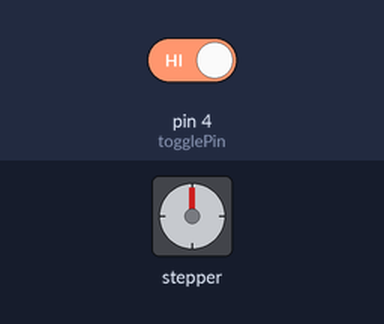
Bench run of a sketch on a simulated Arduino Uno, built with avr-gcc and run on an emulated ATmega328P. Shown: stepper motor. Wiring (inferred from the names in the program): stepper motor driver (200 steps per turn assumed): step pin 3; direction pin 2. The test bench sets the inputs (shaded band); at power-on: pin 4 (togglePin) HIGH.

Above: at 1.2 s.
1.3 s: pin 4 (togglePin) driven LOW
At 22.3 s:
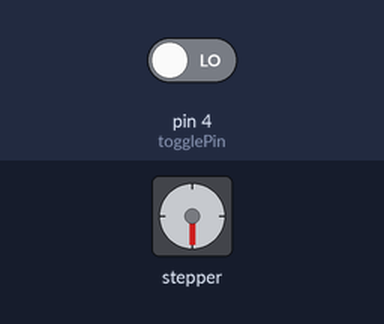
At 22.89 s:
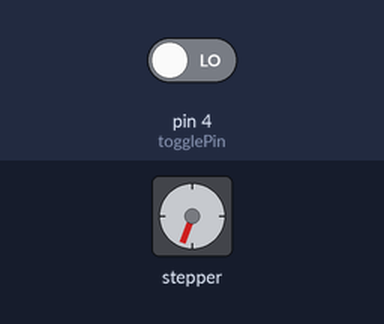
Timing chart, 0 to 23.9 s (numbered marks = the images above; inputs shaded):
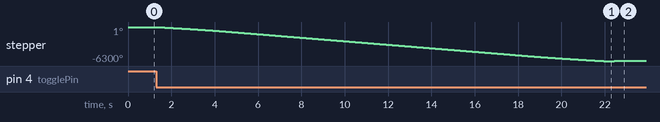

Measured:
- after the input at 1.3 s, stepper: turns 6300° counter-clockwise in 20.6 s, then 89° clockwise in 1.4 s

The sketch:

linear_actuator_calibrate.ino
```cpp
// Define pin connections & motor's steps per revolution
const int dirPin = 2;
const int stepPin = 3;
//const int stepsPerRevolution = 5000;
const int togglePin = 4;

//const int dirPin = 27;
//const int stepPin = 33;
//const int togglePin = 15;
int state = 0;

void setup()
{
  // Declare pins as Outputs
  pinMode(stepPin, OUTPUT);
  pinMode(dirPin, OUTPUT);
  pinMode(togglePin, INPUT);
  Serial.begin(250000);
}

void loop()
{
  // Call moveRev()
  if (digitalRead(togglePin) == 0)
  {
    if (state == 0)
    {
      // Program in the refill volume
      int steps = 3500;
      accelUp(1, 8000, 5500, 500);
      moveRev(1, 5500, steps - 1000);
      accelDown(1, 5500, 8000, 500);
      delay(500);
    }
    if (state == 1)
    {
      // Program in the calibration run:
      moveRev(0, 30000, 550); // Calibrate rate of 4000
      // moveRev(0, 7500, 550); // 3500
      moveRev(0, 28000, 550); // 3100
      // moveRev(0, 6800, 550); // 2800

      moveRev(0, 26000, 550); // 2500
      accelUp(0, 26000, 10000, 50); // These acceleration steps kick in to try to smooth out any binding
      // moveRev(0, 6200, 550); // 2200
      // accelUp(0, 6200, 6000, 106);

      moveRev(0, 10000, 250); // 2000
      accelUp(0, 10000, 4800, 350);
      // moveRev(0, 5800, 550); // 1800
      // accelUp(0, 5800, 5600, 106);


      moveRev(0, 4800, 550); // 1600
      accelUp(0, 4800, 4600, 75);
      // moveRev(0, 5400, 550); // 1400
      // accelUp(0, 5400, 5200, 106);

      moveRev(0, 4600, 550); // 1200
      // accelUp(0, 5200, 5000, 104);
      // moveRev(0, 5000, 550); // 1000


      delay(500);
    }

    // A purge for air to leave the chamber before the trial begins
    /*
    if (state == 2)
    {
      // Place a purge that is of volume of the tube
    }
    */

    switch(state)
    {
      case 0:
        state = 1;
        // state = 2;
        break;
      case 1:
        state = 0;
        break;
      case 2:
        state = 1;
        break;
    }
  }
}

int moveRev(int dir, int per, int num_step)
{
  // dir: the direction to spin: 0 for CW, 1 for CCW
  // per: period of square wave output in microseconds
  // num_step: number of steps to go

  if (dir == 0)
  {
    digitalWrite(dirPin, HIGH);
    for (int i = 0; i < num_step; i++)
    {
      digitalWrite(stepPin, HIGH);
      delayMicroseconds(round(per/2));
      digitalWrite(stepPin, LOW);
      delayMicroseconds(round(per/2));
    }
  }

  if (dir == 1)
  {
    digitalWrite(dirPin, LOW);
    for (int i = 0; i < num_step; i++)
    {
      digitalWrite(stepPin, HIGH);
      delayMicroseconds(round(per/2));
      digitalWrite(stepPin, LOW);
      delayMicroseconds(round(per/2));
    }
  }
  return(0);
}

float mapf(float x, float in_min, float in_max, float out_min, float out_max)
{
  return (x - in_min) * (out_max - out_min) / (in_max - in_min) + out_min;
}

void accelUp(int dir, float init, float fin, int num_step)
{
  // This function is marked as 'Attempt' due to the unsuccessful attempt to add higher or lower order polynomial
  // modelling to the uroflow curves
  // dir: the direction to spin: 0 for CW, 1 for CCW
  // init: initial period of square wave output in microseconds
  // fin: final period of square wave output in microseconds
  // num_step: the number of steps to run the acceleration curve through.
  // order: the polynomial order with which to fill the acceleration curve with
  // float scaled = pow(float(abs(init - fin)/num_step), order);
  if (dir == 0)
  {
    digitalWrite(dirPin, HIGH);
    float addedSpeed = 0.0;
    for (int i = 1; i < num_step; i++)
    {
      digitalWrite(stepPin, HIGH);
      delayMicroseconds((init - addedSpeed)/2);
      digitalWrite(stepPin, LOW);
      delayMicroseconds((init - addedSpeed)/2);
      addedSpeed = addedSpeed + float(abs(init - fin)/num_step);
      // Serial.println(addedSpeed);
    }
  }
  if (dir == 1)
  {
    digitalWrite(dirPin, LOW);
    float addedSpeed = 0.0;
    for (int i = 0; i < num_step; i++)
    {
      digitalWrite(stepPin, HIGH);
      delayMicroseconds((init - addedSpeed)/2);
      digitalWrite(stepPin, LOW);
      delayMicroseconds((init - addedSpeed)/2);
      addedSpeed = addedSpeed + float(abs(init - fin)/num_step);
      //Serial.println(addedSpeed);
    }
  }
  //return(0);
}

void accelUpAttempt(int dir, float init, float fin, int num_step, int order)
{
  // This function is marked as 'Attempt' due to the unsuccessful attempt to add higher or lower order polynomial
  // modelling to the uroflow curves
  // dir: the direction to spin: 0 for CW, 1 for CCW
  // init: initial period of square wave output in microseconds
  // fin: final period of square wave output in microseconds
  // num_step: the number of steps to run the acceleration curve through.
  // order: the polynomial order with which to fill the acceleration curve with
  // float scaled = pow(float(abs(init - fin)/num_step), order);
  if (dir == 0)
  {
    digitalWrite(dirPin, HIGH);
    float addedSpeed = 0.0;

    if (order == 1)
    {
      for (int i = 1; i < num_step; i++)
      {
      digitalWrite(stepPin, HIGH);
      delayMicroseconds((init - addedSpeed)/2);
      digitalWrite(stepPin, LOW);
      delayMicroseconds((init - addedSpeed)/2);
      addedSpeed = addedSpeed + pow(float(abs(init - fin)/num_step), order);
      // Serial.println(addedSpeed);
      }
    }

    if (order > 1)
    {
      int count = 1;
      // The plan is to generate an array of size of num_steps where
      // each element
      float curveArray[num_step];
      for (int i = 1; i < num_step; i++)
      {
        // scaled = pow(scaled, order);
        curveArray[count - 1] = pow(count, order);
        count = count + 1;
        Serial.println(count);
        Serial.println(curveArray[count - 1]);
      }

      // Map the example order array to the initial and final speed curves
      float mappedArray[num_step];
      for (int i = 0; i < (num_step - 1); i++)
      {
        mappedArray[i] = mapf(curveArray[i], 0, curveArray[num_step - 1], 0, abs(init - fin));
        Serial.println(count);
        Serial.println(curveArray[count - 1]);
      }

      for (int i = 0; i < (num_step - 1); i++)
      {
        digitalWrite(stepPin, HIGH);
        delayMicroseconds((init - mappedArray[i])/2);
        digitalWrite(stepPin, LOW);
        delayMicroseconds((init - mappedArray[i])/2);
        // The intuition here is to scale the straight line curve and then
        // scale it down with respect to the original scale of curve.
        // Based on just playing with the numbers, this appears to follow
        // a recurrence of x^order*(1/x^(order - 1))
        /*
        addedSpeed = scaled * (1/pow(count, order));
        Serial.println(addedSpeed);
        // Use counter to scale the increments of each step with respect to
        // the straight line,
        count = count + 1;
        scaled = count*(float(abs(init - fin)/num_step));
        scaled = pow(scaled, order);
        Serial.println(count);
        Serial.println(scaled);
        */
      }
    }
  }

  if (dir == 1)
  {
    digitalWrite(dirPin, LOW);
    float addedSpeed = 0.0;
    for (int i = 0; i < num_step; i++)
    {
      digitalWrite(stepPin, HIGH);
      delayMicroseconds((init - addedSpeed)/2);
      digitalWrite(stepPin, LOW);
      delayMicroseconds((init - addedSpeed)/2);
      addedSpeed = addedSpeed + float(abs(init - fin)/num_step);
      //Serial.println(addedSpeed);
    }
  }
  //return(0);
}

void accelDown(int dir, float init, float fin, int num_step)
{
  // dir: the direction to spin: 0 for CW, 1 for CCW
  // per: period of square wave output in microseconds
  // num_step: number of steps to go

  if (dir == 0)
  {
    digitalWrite(dirPin, HIGH);
    float addedSpeed = 0.0;
    for (int i = 0; i < num_step; i++)
    {
      digitalWrite(stepPin, HIGH);
      delayMicroseconds((init + addedSpeed)/2);
      digitalWrite(stepPin, LOW);
      delayMicroseconds((init + addedSpeed)/2);
      addedSpeed = addedSpeed + float(abs(init - fin)/num_step);
      //Serial.println(addedSpeed);
    }
  }

  if (dir == 1)
  {
    digitalWrite(dirPin, LOW);
    float addedSpeed = 0.0;
    for (int i = 0; i < num_step; i++)
    {
      digitalWrite(stepPin, HIGH);
      delayMicroseconds((init + addedSpeed)/2);
      digitalWrite(stepPin, LOW);
      delayMicroseconds((init + addedSpeed)/2);
      addedSpeed = addedSpeed + float(abs(init - fin)/num_step);
      //Serial.println(addedSpeed);
    }
  }
  //return(0);
}

void flowAccelUp(int dir, float init, float fin, int vol)
{
  // dir: the direction to spin: 0 for CW, 1 for CCW
  // init: the number of steps per second initially
  // fin: the number of steps per second at the end
  // vol: amount of liquid volume to move through
  // order: order polynomial to fit the accel curve to
  int i_per = ((1/(init/0.0329)) * pow(10, 6));
  int f_per = ((1/(fin/0.0329)) * pow(10, 6));
  int steps = (vol * 30.395);
  if (dir == 0)
  {
    /*
    if (order == 1)
    {
       accelUp(0, i_per, f_per, steps, 1);
    }

    if (order != 1)
    {
      accelUp(0, i_per, f_per, steps, 2);
    }
    */
    accelUp(0, i_per, f_per, steps);
  }

  if (dir == 1)
  {
    /*
    if (order == 1)
    {
       accelUp(1, i_per, f_per, steps, 1);
    }

    if (order != 1)
    {
      accelUp(1, i_per, f_per, steps, 2);
    }
    */

    accelUp(1, i_per, f_per, steps);
  }
}

void flowAccelDown(int dir, float init, float fin, int vol)
{
  // dir: the direction to spin: 0 for CW, 1 for CCW
  // init: the initial flow rate
  // fin: the final flowrate
  // vol: amount of liquid volume to move through
  int i_per = ((1/(init/0.0329)) * pow(10, 6));
  int f_per = ((1/(fin/0.0329)) * pow(10, 6));
  int steps = (vol * 30.395);
  if (dir == 0)
  {
    accelDown(0, i_per, f_per, steps);
  }

  if (dir == 1)
  {
    accelDown(1, i_per, f_per, steps);
  }
}

void moveVol(int dir, float rate, int vol)
{
  int per = ((1/(rate/0.0329)) * pow(10, 6));
  int steps = (vol * 30.395);
  if (dir == 0)
  {
    moveRev(0, per, steps);
  }

  if (dir == 1)
  {
    moveRev(1, per, steps);
  }
}
```
